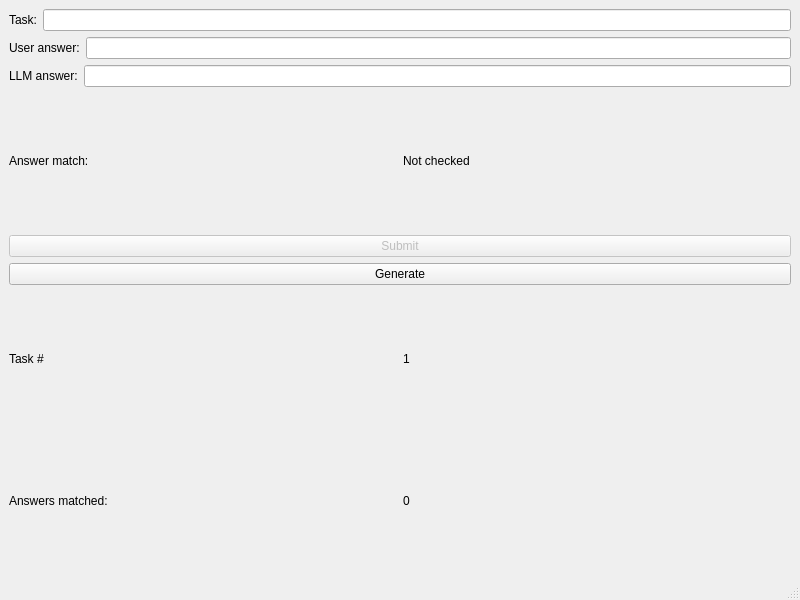
<?xml version="1.0" encoding="UTF-8"?>
<ui version="4.0">
 <class>LlmMathQuiz</class>
 <widget class="QMainWindow" name="LlmMathQuiz">
  <property name="geometry">
   <rect>
    <x>0</x>
    <y>0</y>
    <width>800</width>
    <height>600</height>
   </rect>
  </property>
  <property name="windowTitle">
   <string>LlmMathQuiz</string>
  </property>
  <widget class="QWidget" name="centralwidget">
   <layout class="QVBoxLayout" name="verticalLayout">
    <item>
     <layout class="QHBoxLayout" name="horizontalLayout">
      <item>
       <widget class="QLabel" name="label">
        <property name="text">
         <string>Task:</string>
        </property>
       </widget>
      </item>
      <item>
       <widget class="QLineEdit" name="e_task">
        <property name="readOnly">
         <bool>true</bool>
        </property>
       </widget>
      </item>
     </layout>
    </item>
    <item>
     <layout class="QHBoxLayout" name="horizontalLayout_2">
      <item>
       <widget class="QLabel" name="label_2">
        <property name="text">
         <string>User answer:</string>
        </property>
       </widget>
      </item>
      <item>
       <widget class="QLineEdit" name="e_user">
        <property name="readOnly">
         <bool>true</bool>
        </property>
       </widget>
      </item>
     </layout>
    </item>
    <item>
     <layout class="QHBoxLayout" name="horizontalLayout_3">
      <item>
       <widget class="QLabel" name="label_3">
        <property name="text">
         <string>LLM answer:</string>
        </property>
       </widget>
      </item>
      <item>
       <widget class="QLineEdit" name="e_llm">
        <property name="readOnly">
         <bool>true</bool>
        </property>
       </widget>
      </item>
     </layout>
    </item>
    <item>
     <layout class="QHBoxLayout" name="horizontalLayout_4">
      <item>
       <widget class="QLabel" name="label_6">
        <property name="text">
         <string>Answer match:</string>
        </property>
       </widget>
      </item>
      <item>
       <widget class="QLabel" name="l_match">
        <property name="text">
         <string>Not checked</string>
        </property>
       </widget>
      </item>
     </layout>
    </item>
    <item>
     <widget class="QPushButton" name="b_submit">
      <property name="enabled">
       <bool>false</bool>
      </property>
      <property name="text">
       <string>Submit</string>
      </property>
     </widget>
    </item>
    <item>
     <widget class="QPushButton" name="b_generate">
      <property name="enabled">
       <bool>true</bool>
      </property>
      <property name="text">
       <string>Generate</string>
      </property>
     </widget>
    </item>
    <item>
     <layout class="QHBoxLayout" name="horizontalLayout_5">
      <item>
       <widget class="QLabel" name="label_4">
        <property name="text">
         <string>Task #</string>
        </property>
       </widget>
      </item>
      <item>
       <widget class="QLabel" name="l_number">
        <property name="text">
         <string>1</string>
        </property>
       </widget>
      </item>
     </layout>
    </item>
    <item>
     <layout class="QHBoxLayout" name="horizontalLayout_6">
      <item>
       <widget class="QLabel" name="label_5">
        <property name="text">
         <string>Answers matched:</string>
        </property>
       </widget>
      </item>
      <item>
       <widget class="QLabel" name="l_matched">
        <property name="text">
         <string>0</string>
        </property>
       </widget>
      </item>
     </layout>
    </item>
   </layout>
  </widget>
  <widget class="QMenuBar" name="menubar">
   <property name="geometry">
    <rect>
     <x>0</x>
     <y>0</y>
     <width>800</width>
     <height>25</height>
    </rect>
   </property>
  </widget>
  <widget class="QStatusBar" name="statusbar"/>
 </widget>
 <resources/>
 <connections/>
</ui>
